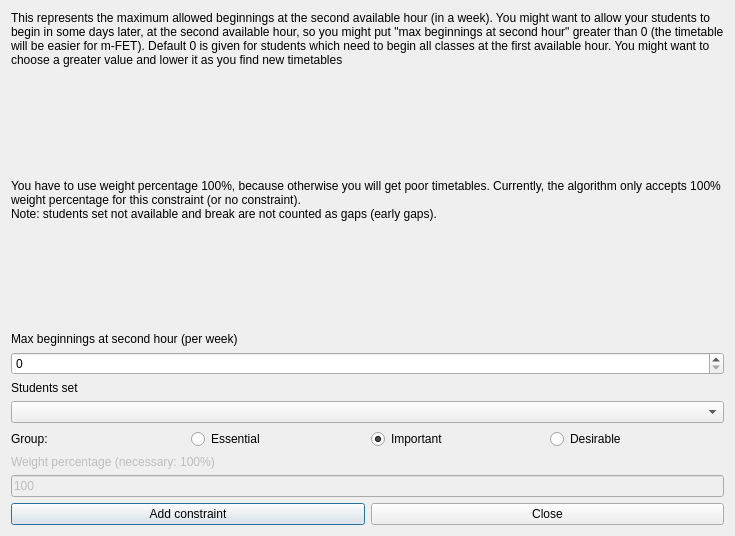
<?xml version="1.0" encoding="UTF-8"?>
<ui version="4.0">
 <class>AddConstraintStudentsSetEarlyMaxBeginningsAtSecondHourForm_template</class>
 <widget class="QDialog" name="AddConstraintStudentsSetEarlyMaxBeginningsAtSecondHourForm_template">
  <property name="geometry">
   <rect>
    <x>0</x>
    <y>0</y>
    <width>735</width>
    <height>536</height>
   </rect>
  </property>
  <property name="windowTitle">
   <string extracomment="This is the title of the dialog to add a new constraint of this type">Add students set early max beginnings at second hour</string>
  </property>
  <layout class="QVBoxLayout" name="verticalLayout">
   <item>
    <widget class="QLabel" name="weightTextLabel_2_2">
     <property name="sizePolicy">
      <sizepolicy hsizetype="Minimum" vsizetype="Minimum">
       <horstretch>0</horstretch>
       <verstretch>0</verstretch>
      </sizepolicy>
     </property>
     <property name="frameShape">
      <enum>QFrame::NoFrame</enum>
     </property>
     <property name="frameShadow">
      <enum>QFrame::Plain</enum>
     </property>
     <property name="text">
      <string>This represents the maximum allowed beginnings at the second available hour (in a week). You might want to allow your students to begin in some days later, at the second available hour, so you might put &quot;max beginnings at second hour&quot; greater than 0 (the timetable will be easier for m-FET). Default 0 is given for students which need to begin all classes at the first available hour. You might want to choose a greater value and lower it as you find new timetables</string>
     </property>
     <property name="wordWrap">
      <bool>true</bool>
     </property>
    </widget>
   </item>
   <item>
    <spacer name="spacer13_2">
     <property name="orientation">
      <enum>Qt::Vertical</enum>
     </property>
     <property name="sizeType">
      <enum>QSizePolicy::Expanding</enum>
     </property>
     <property name="sizeHint" stdset="0">
      <size>
       <width>20</width>
       <height>30</height>
      </size>
     </property>
    </spacer>
   </item>
   <item>
    <widget class="QLabel" name="weightTextLabel_2">
     <property name="sizePolicy">
      <sizepolicy hsizetype="Minimum" vsizetype="Minimum">
       <horstretch>0</horstretch>
       <verstretch>0</verstretch>
      </sizepolicy>
     </property>
     <property name="frameShape">
      <enum>QFrame::NoFrame</enum>
     </property>
     <property name="frameShadow">
      <enum>QFrame::Plain</enum>
     </property>
     <property name="text">
      <string>You have to use weight percentage 100%, because otherwise you will get poor timetables. Currently, the algorithm only accepts 100% weight percentage for this constraint (or no constraint).
Note: students set not available and break are not counted as gaps (early gaps).</string>
     </property>
     <property name="wordWrap">
      <bool>true</bool>
     </property>
    </widget>
   </item>
   <item>
    <spacer name="spacer13">
     <property name="orientation">
      <enum>Qt::Vertical</enum>
     </property>
     <property name="sizeType">
      <enum>QSizePolicy::Expanding</enum>
     </property>
     <property name="sizeHint" stdset="0">
      <size>
       <width>20</width>
       <height>16</height>
      </size>
     </property>
    </spacer>
   </item>
   <item>
    <widget class="QLabel" name="maxBeginningsTextLabel">
     <property name="frameShape">
      <enum>QFrame::NoFrame</enum>
     </property>
     <property name="frameShadow">
      <enum>QFrame::Plain</enum>
     </property>
     <property name="text">
      <string>Max beginnings at second hour (per week)</string>
     </property>
     <property name="wordWrap">
      <bool>false</bool>
     </property>
    </widget>
   </item>
   <item>
    <widget class="QSpinBox" name="maxBeginningsSpinBox"/>
   </item>
   <item>
    <widget class="QLabel" name="studentsTextLabel">
     <property name="frameShape">
      <enum>QFrame::NoFrame</enum>
     </property>
     <property name="frameShadow">
      <enum>QFrame::Plain</enum>
     </property>
     <property name="text">
      <string>Students set</string>
     </property>
     <property name="wordWrap">
      <bool>false</bool>
     </property>
    </widget>
   </item>
   <item>
    <widget class="QComboBox" name="studentsComboBox">
     <property name="editable">
      <bool>false</bool>
     </property>
     <property name="insertPolicy">
      <enum>QComboBox::NoInsert</enum>
     </property>
     <property name="autoCompletion">
      <bool>false</bool>
     </property>
     <property name="duplicatesEnabled">
      <bool>false</bool>
     </property>
    </widget>
   </item>
   <item>
    <layout class="QHBoxLayout" name="horizontalLayout_4">
     <item>
      <widget class="QLabel" name="groupTextLabel">
       <property name="text">
        <string>Group:</string>
       </property>
      </widget>
     </item>
     <item>
      <widget class="QRadioButton" name="essentialRadioButton">
       <property name="text">
        <string>Essential</string>
       </property>
      </widget>
     </item>
     <item>
      <widget class="QRadioButton" name="importantRadioButton">
       <property name="text">
        <string>Important</string>
       </property>
       <property name="checked">
        <bool>true</bool>
       </property>
      </widget>
     </item>
     <item>
      <widget class="QRadioButton" name="desirableRadioButton">
       <property name="text">
        <string>Desirable</string>
       </property>
      </widget>
     </item>
    </layout>
   </item>
   <item>
    <widget class="QLabel" name="weightTextLabel">
     <property name="enabled">
      <bool>false</bool>
     </property>
     <property name="frameShape">
      <enum>QFrame::NoFrame</enum>
     </property>
     <property name="frameShadow">
      <enum>QFrame::Plain</enum>
     </property>
     <property name="text">
      <string>Weight percentage (necessary: 100%)</string>
     </property>
     <property name="wordWrap">
      <bool>false</bool>
     </property>
    </widget>
   </item>
   <item>
    <widget class="QLineEdit" name="weightLineEdit">
     <property name="enabled">
      <bool>false</bool>
     </property>
     <property name="text">
      <string notr="true">100</string>
     </property>
    </widget>
   </item>
   <item>
    <layout class="QHBoxLayout">
     <item>
      <widget class="QPushButton" name="addConstraintPushButton">
       <property name="text">
        <string>Add constraint</string>
       </property>
      </widget>
     </item>
     <item>
      <widget class="QPushButton" name="closePushButton">
       <property name="text">
        <string>Close</string>
       </property>
      </widget>
     </item>
    </layout>
   </item>
  </layout>
 </widget>
 <layoutdefault spacing="6" margin="11"/>
 <resources/>
 <connections/>
</ui>
